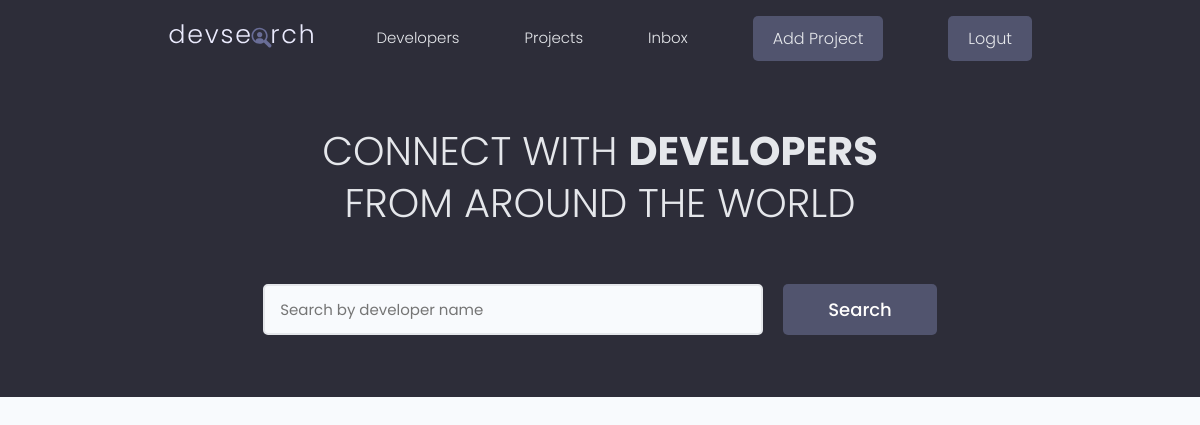
Before: / (signed in) with the older database file.
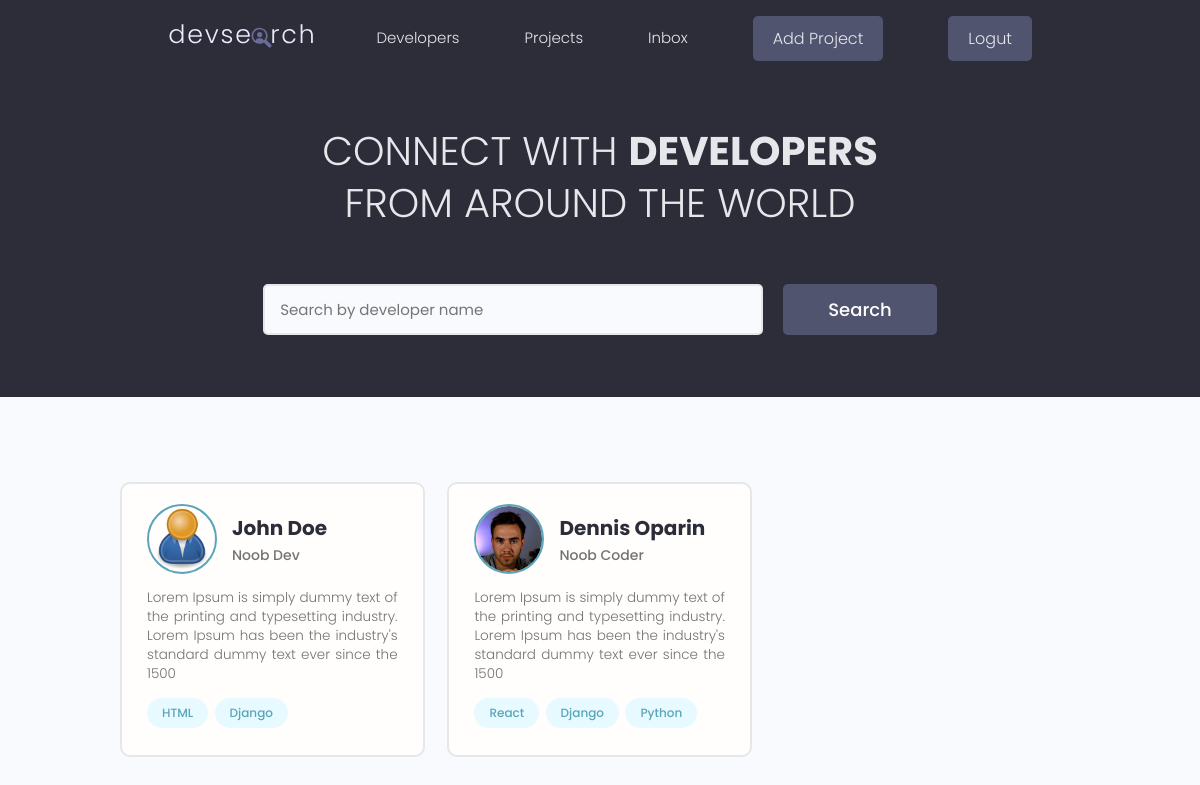
After: the same page with the newer database file.
### users/models.py (models this page shows, shortened)
class Profile(models.Model):
    user = models.OneToOneField(User, on_delete=models.CASCADE, null=True, blank=True)
    name = models.CharField(max_length=200, blank=True, null=True)
    email = models.EmailField(max_length=500, blank=True, null=True)
    username = models.CharField(max_length=200, blank=True, null=True)
    location = models.CharField(max_length=200, blank=True, null=True)
    short_intro = models.CharField(max_length=200, blank=True, null=True)
    bio = models.TextField(blank=True, null=True)
    profile_image = models.ImageField(null=True, blank=True, upload_to='profiles/', default='profiles/user-default.png')
    social_github = models.CharField(max_length=200, blank=True, null=True)
    social_twitter = models.CharField(max_length=200, blank=True, null=True)
    social_linkedin = models.CharField(max_length=200, blank=True, null=True)
    social_youtube = models.CharField(max_length=200, blank=True, null=True)
    social_website = models.CharField(max_length=200, blank=True, null=True)
    created = models.DateTimeField(auto_now_add=True)
    id = models.UUIDField(default=uuid.uuid4, unique=True, primary_key=True, editable=False)

class Skill(models.Model):
    owner = models.ForeignKey(Profile, on_delete=models.CASCADE, null=True, blank=True)
    name = models.CharField(max_length=200, blank=True, null=True)
    description = models.TextField(null=True, blank=True)
    created = models.DateTimeField(auto_now_add=True)
    id = models.UUIDField(default=uuid.uuid4, unique=True, primary_key=True, editable=False)
    def __str__(self):
        return self.name

### users/views.py (the view)
# urls.py: path('', views.profiles, name='profiles'),
def profiles(request):
    profiles = Profile.objects.all()
    context = {"profiles": profiles}
    return render(request, 'users/profiles.html', context)

### users/templates/users/profiles.html (shortened to what this page needs)
{% extends 'main.html' %}
{% block content %}
<main class="home">
    <section class="hero-section text-center">
        <div class="container container--narrow">
            <div class="hero-section__box">
                <h2>CONNECT WITH <span>DEVELOPERS</span></h2>
                <h2>FROM AROUND THE WORLD</h2>
            </div>
            <div class="hero-section__search">
                <form class="form" action="#" method="get">
                    <div class="form__field">
                        <input class="input input--text" id="formInput#search" type="text" name="text"
                            placeholder="Search by developer name" />
                    </div>
                    <input class="btn btn--sub btn--lg" type="submit" value="Search" />
                </form>
            </div>
        </div>
    </section>
    <section class="devlist">
        <div class="container">
            <div class="grid grid--three">
                {% for profile in profiles %}
                <div class="column card">
                    <div class="dev">
                        <a href="{% url 'user-profile' profile.id %}" class="card__body">
                            <div class="dev__profile">
                                <img class="avatar avatar--md" src="{{profile.profile_image.url}}" alt="image" />
                                <div class="dev__meta">
                                    <h3>{{profile.name}}</h3>
                                    <h5>{{profile.short_intro|slice:"60"}}</h5>
                                </div>
                            </div>
                            <p class="dev__info">
                                {{profile.bio|slice:"150"}}
                            </p>
                            <div class="dev__skills">
                                {% for skill in profile.skill_set.all|slice:"5" %}
                                <span class="tag tag--pill tag--main">
                                    <small>{{skill}}</small>
                                </span>
                                {% endfor %}
                            </div>
                        </a>
                    </div>
                </div>
                {% endfor %}
            </div>
        </div>
    </section>
</main>
{% endblock %}

Changed rows visible on the page:
added Profile: profile_image (placeholder picture), name "John Doe", short_intro "Noob Dev", bio "Lorem Ipsum is simply dummy text of the printing and typesetting industry. Lorem Ipsum has been the industry's standard dummy text ever since the 1500"
added Skill: name "HTML", shown under "John Doe"
added Skill: name "Django", shown under "John Doe"
added Profile: profile_image (picture), name "Dennis Oparin", short_intro "Noob Coder", bio "Lorem Ipsum is simply dummy text of the printing and typesetting industry. Lorem Ipsum has been the industry's standard dummy text ever since the 1500"
added Skill: name "React", shown under "Dennis Oparin"
added Skill: name "Django", shown under "Dennis Oparin"
added Skill: name "Python", shown under "Dennis Oparin"
